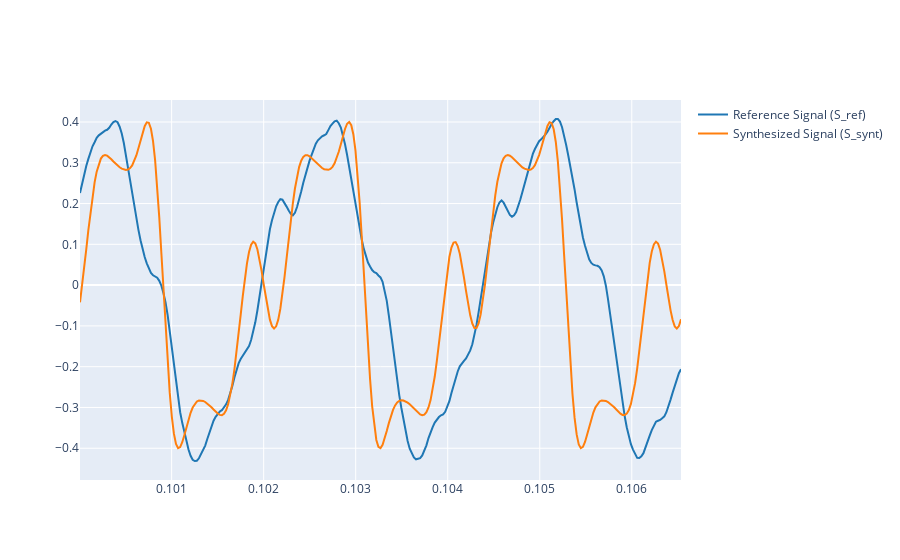

Write notebook code for a chart like this one.
### Code cell
# Write the code here
fs=44100
duration=1.0
t=numpy.arange(0,duration, 1.0/fs)
A = 0.4
amplitude=A
f0 = 457.12
fs = 44100
phi=np.pi/4   
S_synt = synthesize(f0, phi, weights, t,A)

S_ref = A * np.sin(2 * np.pi * f0 * t)
S_synt = synthesize(f0, phi, weights, t,A)

period = 1.0/f0
t_start = 0.1
t_end = t_start + 3*period 
plot_signals([reference, S_synt], fs, 
             t_start=t_start, 
             t_end=t_end, 
             name=["Reference Signal (S_ref)", "Synthesized Signal (S_synt)"])

### Figure 1 — Plotly figure (JSON) as saved in the notebook; plotly's stock layout.template omitted (floating-point values rounded to 4 significant figures; data arrays with more than 128 entries replaced by an {"elided": "..."} marker saying what was removed)
{"data": [{"line": {"color": "#1f77b4", "shape": "linear"}, "mode": "lines", "name": "Reference Signal (S_ref)", "type": "scatter", "x": {"elided": "289 float values"}, "y": {"elided": "289 float values"}}, {"line": {"color": "#ff7f0e", "shape": "linear"}, "mode": "lines", "name": "Synthesized Signal (S_synt)", "type": "scatter", "x": {"elided": "289 float values"}, "y": {"elided": "289 float values"}}], "layout": {}}
